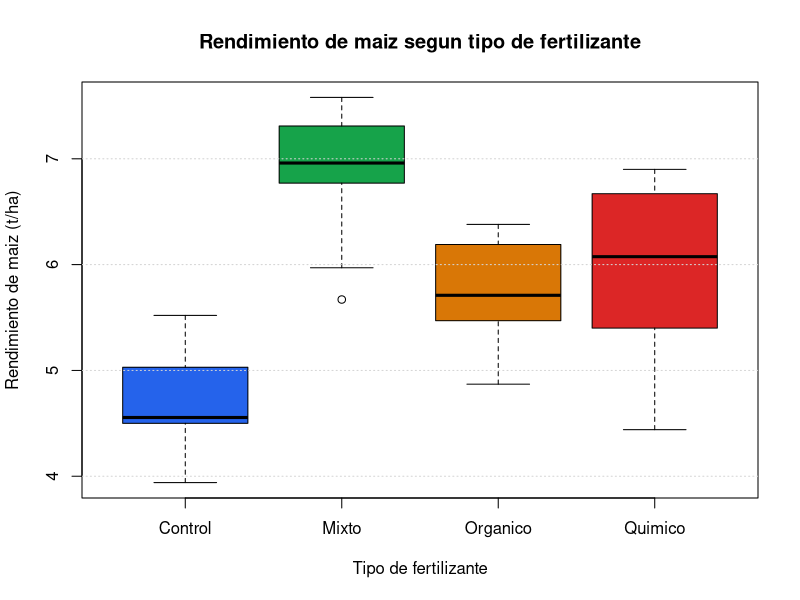
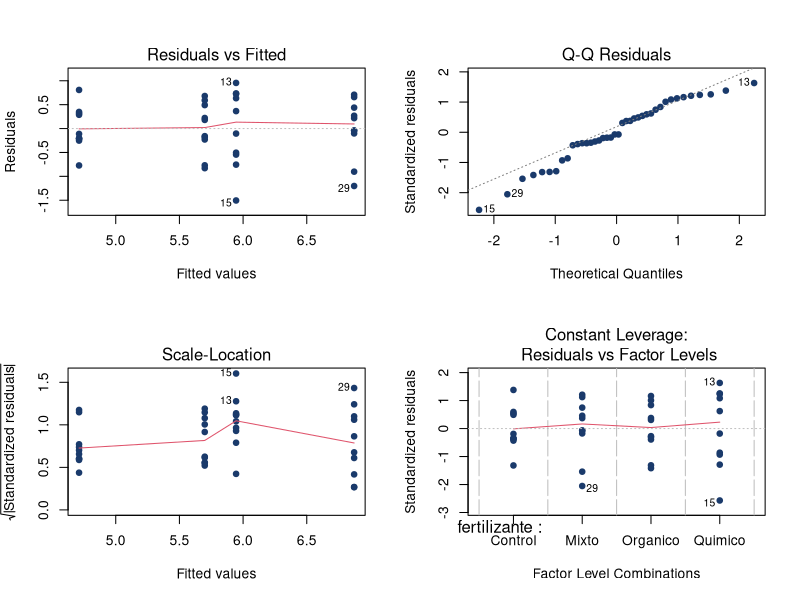
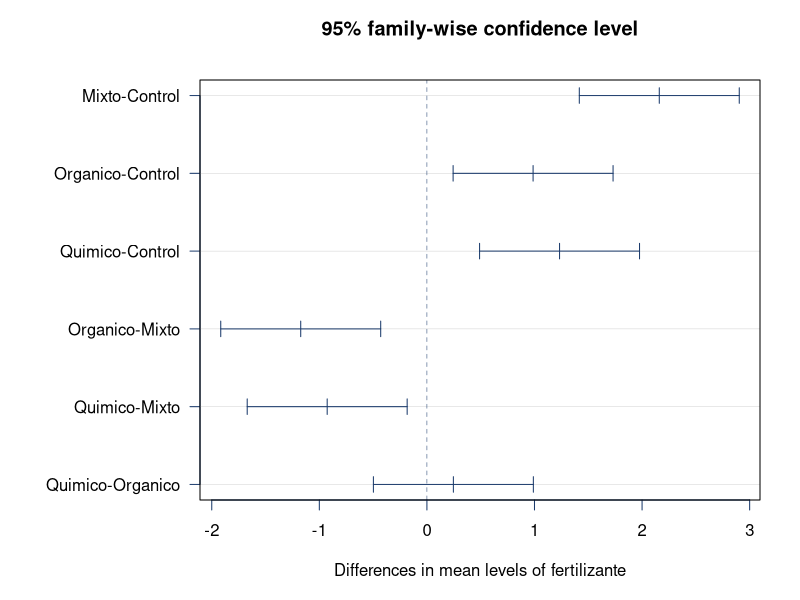
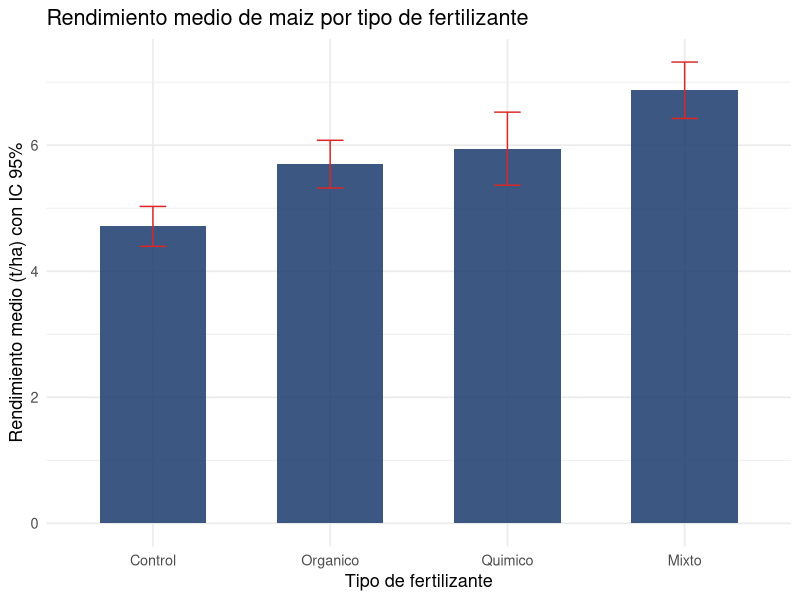

The R source for these figures, in order:
## ---- chunk 1
knitr::opts_chunk$set(
  echo    = TRUE,
  warning = FALSE,
  message = FALSE,
  fig.width  = 8,
  fig.height = 5
)

mostrar_tabla <- function(x, n = 15, caption = NULL) {
  x_mostrar <- head(x, n)
  if (knitr::is_html_output()) {
    tabla_html <- knitr::kable(
      x_mostrar,
      format     = "html",
      caption    = caption,
      table.attr = 'class="table table-striped table-hover table-condensed"'
    )
    knitr::asis_output(
      paste0('<div class="table-scroll">', as.character(tabla_html), '</div>')
    )
  } else {
    knitr::kable(x_mostrar, format = "latex", caption = caption, booktabs = TRUE)
  }
}
## ---- chunk 2
set.seed(2024)
n_por_grupo  <- 10
fertilizante <- factor(rep(c("Organico", "Quimico", "Mixto", "Control"), each = n_por_grupo))

medias_reales <- c(Organico = 5.6, Quimico = 6.4, Mixto = 6.9, Control = 4.8)
rendimiento <- round(
  medias_reales[as.character(fertilizante)] + rnorm(length(fertilizante), 0, 0.6),
  2
)

datos <- data.frame(fertilizante, rendimiento)

mostrar_tabla(datos, caption = "Rendimiento (t/ha) de maiz segun tipo de fertilizante")
## ---- chunk 3
resumen_grupos <- aggregate(
  rendimiento ~ fertilizante,
  data = datos,
  FUN  = function(x) c(n = length(x), media = mean(x), sd = sd(x))
)
resumen_grupos <- do.call(data.frame, resumen_grupos)
names(resumen_grupos) <- c("fertilizante", "n", "media", "sd")
mostrar_tabla(round_df <- transform(resumen_grupos,
                                     media = round(media, 3),
                                     sd    = round(sd, 3)),
              caption = "Estadisticas descriptivas por tipo de fertilizante")
## ---- chunk 4
boxplot(
  rendimiento ~ fertilizante,
  data = datos,
  col  = c("#2563eb", "#16a34a", "#d97706", "#dc2626"),
  xlab = "Tipo de fertilizante",
  ylab = "Rendimiento de maiz (t/ha)",
  main = "Rendimiento de maiz segun tipo de fertilizante"
)
grid(nx = NA, ny = NULL)
## ---- chunk 5
ybar   <- mean(datos$rendimiento)
medias_i <- tapply(datos$rendimiento, datos$fertilizante, mean)
n_i      <- tapply(datos$rendimiento, datos$fertilizante, length)
k        <- length(medias_i)
N        <- nrow(datos)

SCTr <- sum(n_i * (medias_i - ybar)^2)
SCE  <- sum((datos$rendimiento - medias_i[as.character(datos$fertilizante)])^2)
SCT  <- sum((datos$rendimiento - ybar)^2)

cat("Media general       =", round(ybar, 4), "\n")
cat("SCTr (entre grupos) =", round(SCTr, 4), "\n")
cat("SCE  (dentro grupos)=", round(SCE, 4), "\n")
cat("SCT  (total)        =", round(SCT, 4), "\n")
cat("SCTr + SCE =", round(SCTr + SCE, 4), " (debe coincidir con SCT)\n")
## ---- chunk 6
gl_tr <- k - 1
gl_e  <- N - k
gl_t  <- N - 1

CMTr <- SCTr / gl_tr
CME  <- SCE  / gl_e
F_obs <- CMTr / CME
p_valor <- pf(F_obs, gl_tr, gl_e, lower.tail = FALSE)

tabla_anova <- data.frame(
  Fuente       = c("Fertilizante (entre)", "Error (dentro)", "Total"),
  GL           = c(gl_tr, gl_e, gl_t),
  SC           = round(c(SCTr, SCE, SCT), 4),
  CM           = c(round(CMTr, 4), round(CME, 4), NA),
  F_valor      = c(round(F_obs, 4), NA, NA),
  p_valor      = c(round(p_valor, 6), NA, NA)
)
mostrar_tabla(tabla_anova, caption = "Tabla ANOVA calculada manualmente")
## ---- chunk 7
modelo <- aov(rendimiento ~ fertilizante, data = datos)
summary(modelo)
## ---- chunk 8
modelo_lm <- lm(rendimiento ~ fertilizante, data = datos)
anova(modelo_lm)
## ---- chunk 9
cat("Estadistico F =", round(F_obs, 4), "\n")
cat("Valor p       =", format.pval(p_valor, digits = 4), "\n")
cat(ifelse(p_valor < 0.05,
    "Se rechaza H0: al menos un tipo de fertilizante difiere en el rendimiento medio.",
    "No se rechaza H0: no hay evidencia de diferencias entre los rendimientos medios."), "\n")
## ---- chunk 10
R2_manual <- SCTr / SCT
R2_lm     <- summary(modelo_lm)$r.squared

cat("R^2 (manual) =", round(R2_manual, 4), "\n")
cat("R^2 (lm)     =", round(R2_lm,     4), "\n")
cat("\nEl tipo de fertilizante explica el", round(R2_lm * 100, 2),
    "% de la variabilidad del rendimiento.\n")
## ---- chunk 11
par(mfrow = c(2, 2))
plot(modelo, col = "#1a3a6b", pch = 19, cex = 0.9)
par(mfrow = c(1, 1))
## ---- chunk 12
sw <- shapiro.test(residuals(modelo))
cat("Estadistico W =", round(sw$statistic, 4), "\n")
cat("Valor p       =", round(sw$p.value,   4), "\n")
cat(ifelse(sw$p.value > 0.05,
    "No se rechaza H0: los residuos son compatibles con normalidad.",
    "Se rechaza H0: los residuos no siguen una distribucion normal."), "\n")
## ---- chunk 13
bt <- bartlett.test(rendimiento ~ fertilizante, data = datos)
print(bt)
cat(ifelse(bt$p.value > 0.05,
    "No se rechaza H0: las varianzas son homogeneas.",
    "Se rechaza H0: hay evidencia de heterogeneidad de varianzas."), "\n")
## ---- chunk 14
tukey <- TukeyHSD(modelo)
print(tukey)
## ---- chunk 15
par(mar = c(5, 10, 4, 2))
plot(tukey, las = 1, col = "#1a3a6b")
## ---- chunk 16
library(ggplot2)

resumen <- data.frame(
  fertilizante = names(medias_i),
  media        = as.numeric(medias_i),
  n            = as.numeric(n_i)
)
resumen$sd  <- as.numeric(tapply(datos$rendimiento, datos$fertilizante, sd))
resumen$se  <- resumen$sd / sqrt(resumen$n)
resumen$ic  <- qt(0.975, resumen$n - 1) * resumen$se

ggplot(resumen, aes(x = reorder(fertilizante, media), y = media)) +
  geom_col(fill = "#1a3a6b", alpha = 0.85, width = 0.6) +
  geom_errorbar(aes(ymin = media - ic, ymax = media + ic), width = 0.15, color = "#dc2626") +
  labs(
    title = "Rendimiento medio de maiz por tipo de fertilizante",
    x     = "Tipo de fertilizante",
    y     = "Rendimiento medio (t/ha) con IC 95%"
  ) +
  theme_minimal(base_size = 13)
